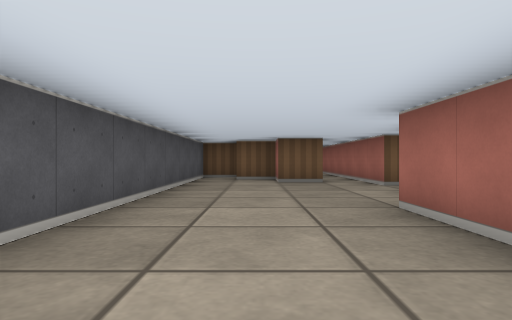
view 1 (above)

16 first-person views from a walk through a cub3D level. The camera is about half as high as the walls, looks level and sees 75° across. The floor is counted in squares. Each view is taken from the middle of a square. On the plan, view 1 faces up. The plan holds only what a view shows up to about 9 squares ahead; the rest is blank.

view 2
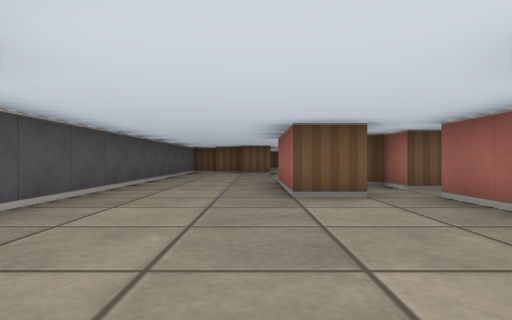

view 3
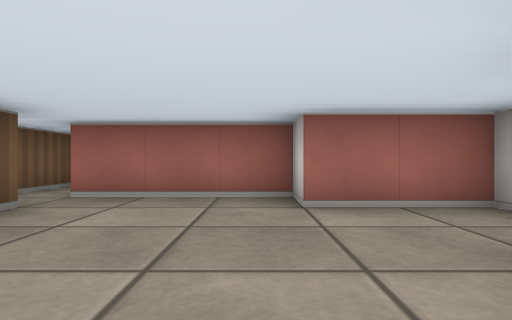

view 4
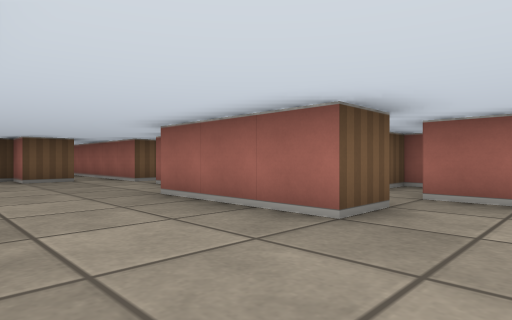

view 5
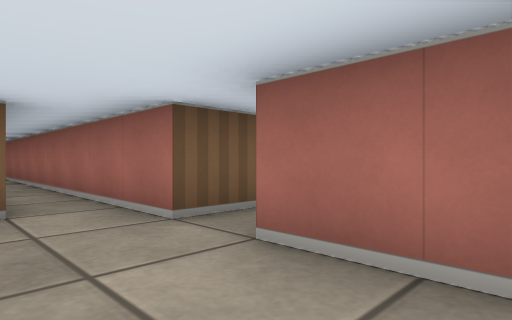

view 6
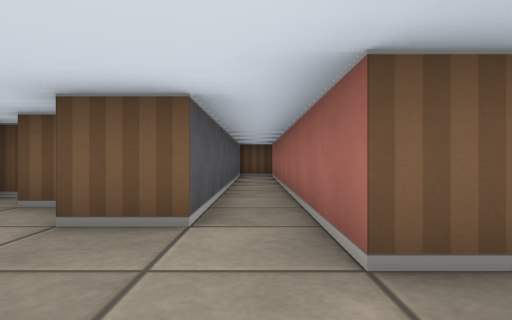

view 7
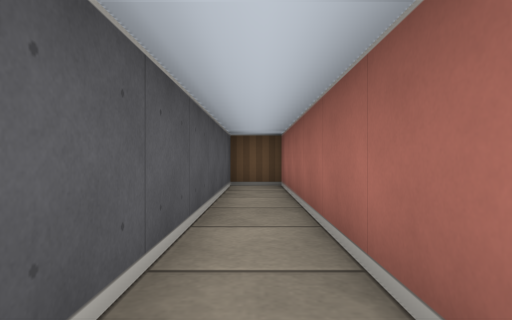

view 8
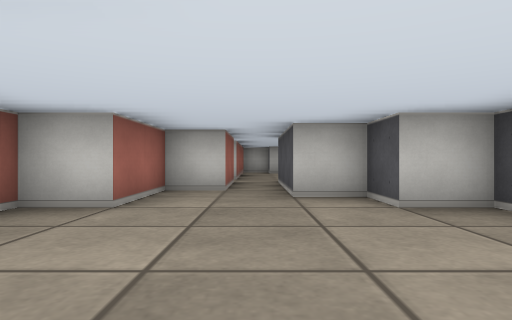

view 9
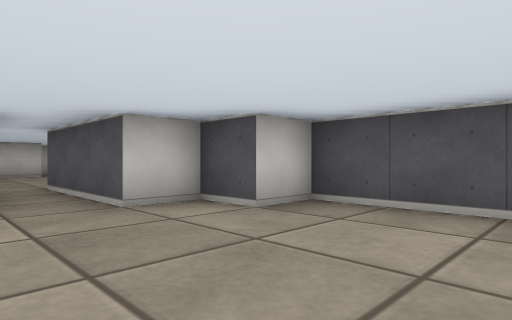

view 10
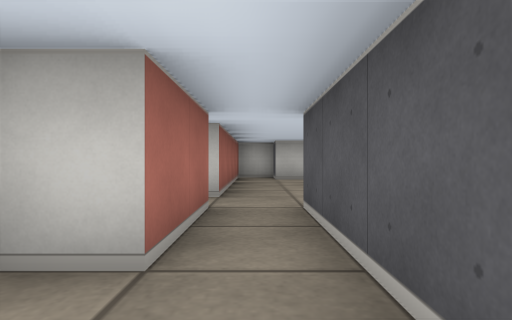

view 11
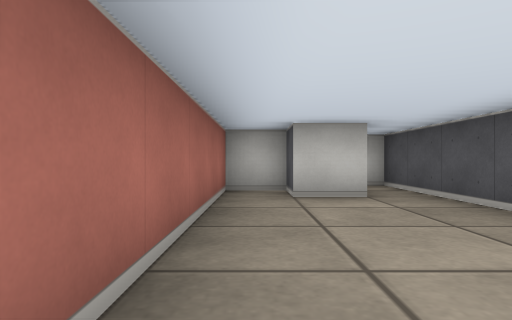

view 12
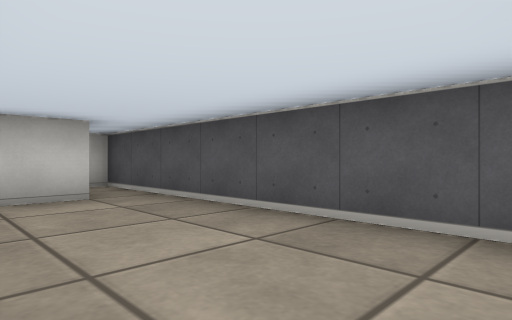

view 13
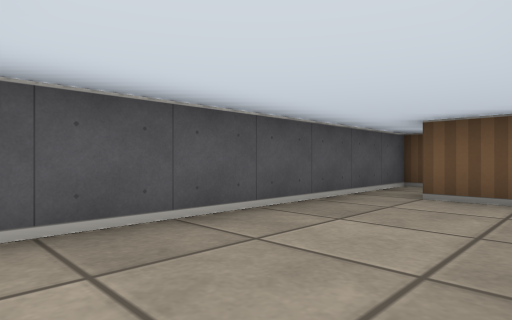

view 14
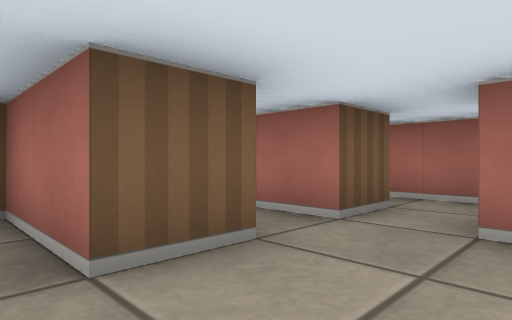

view 15
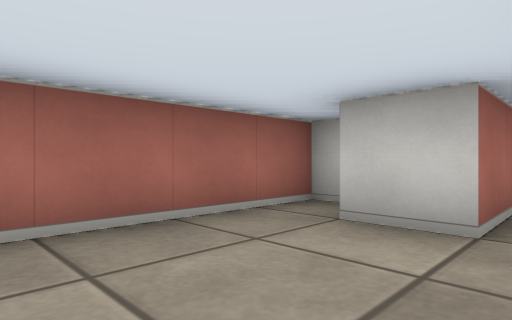

view 16
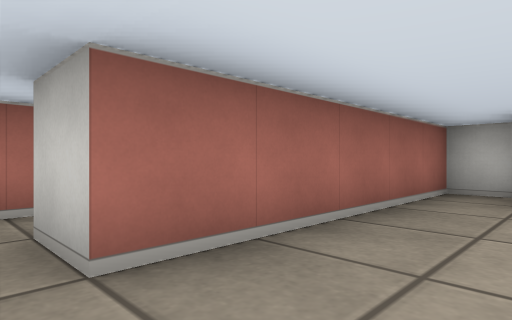

### Floor plan
Points are (right, up) in squares from view 1. A wall is a line through its corners. A room is listed if a view was taken in it or the views show most of it. See-through windows are left out.
Room 1 (views 1, 2, 3, 4, 5, 6, 7, 8, 9, 10)
walls: (2.5, 4.1) (2.5, 5.5); (2.6, 0.5) (1.5, 0.5) (1.5, 3.5); (3.5, 6.5) (2.5, 6.5) (2.5, 15.5) (1.5, 15.5) (1.5, 7.5) (0.5, 7.5) (0.5, 8.5) (-0.5, 8.5); (-1.5, 9) (-1.5, -2.5) (-0.5, -2.5) (-0.5, -3.5) (0.5, -3.5) (0.5, -4.5); (1.5, -4.5) (2.5, -4.5) (2.5, -2.5) (3.5, -2.5) (3.5, 0.5)
ways out: opening at (1, -5) to room 2; opening at (3, 0) to room 3; opening at (3, 6)
Room 2 (views 11, 12, 13, 14, 15, 16)
walls: (2.5, -6.5) (1.5, -6.5) (1.5, -4.5); (-0.5, -12.9) (-0.5, -11.5) (0.5, -11.5) (0.5, -12.5) (1.5, -12.5) (1.5, -7.5) (2.5, -7.5); (0.5, -4.5) (0.5, -6.5) (-0.5, -6.5) (-0.5, -4.5) (-1.5, -4.5) (-1.5, -13.5) (-1.1, -13.5)
ways out: opening at (1, -5) to room 1; opening at (2, -7) to room 4
Room 3 (no view inside)
walls: (5.5, 1.5) (3.5, 1.5) (3.5, 2.5) (3.1, 2.5)
ways out: opening at (3, 0) to room 1
Room 4 (no view inside)
walls: (3.5, -7.8) (3.5, -6)
ways out: opening at (2, -7) to room 2; opening at (3, -8)

Where each view was taken, in squares from view 1:
view 1: 0 up, 0 right, facing up
view 2: 4 down, 1 right, facing up
view 3: 2 down, 1 left, facing right
view 4: 1 down, 1 left, facing up-right
view 5: 4 up, 1 right, facing up-right
view 6: 5 up, 2 right, facing up
view 7: 9 up, 2 right, facing up
view 8: 1 up, 1 right, facing down
view 9: 0 up, 2 right, facing down-left
view 10: 3 down, 1 right, facing down
view 11: 7 down, 1 right, facing down
view 12: 7 down, 1 right, facing down-left
view 13: 11 down, 1 right, facing up-left
view 14: 8 down, 1 left, facing up-right
view 15: 9 down, 1 left, facing down-right
view 16: 7 down, 0 right, facing down-right
